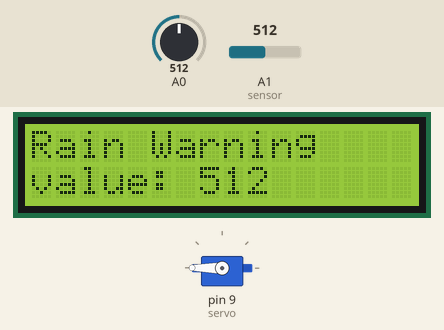
Simulated run of this sketch. Board: Arduino Uno, built with avr-gcc and run on an emulated ATmega328P. On the bench: servo, 16×2 character LCD. The test bench sets the inputs (shaded band); at power-on: A0 = 512, A1 (sensor) = 512.

Above: at 2.2 s.
2.3 s: A0 set to 664
8.3 s: A0 set to 693
At 12.2 s:
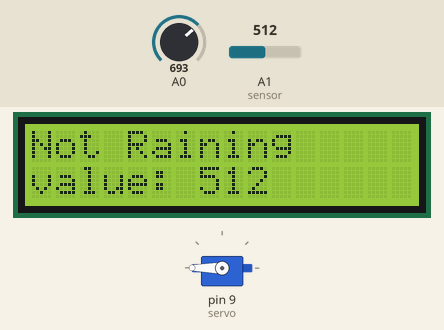
14.3 s: A0 set to 306
At 17.3 s:
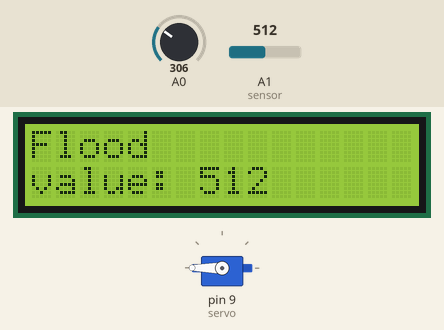
20.3 s: A1 (sensor) set to 315
At 22.5 s:
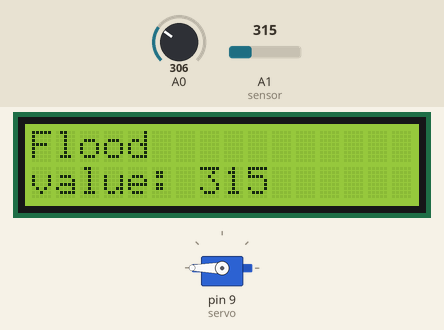
26.3 s: A1 (sensor) set to 289
At 31.5 s:
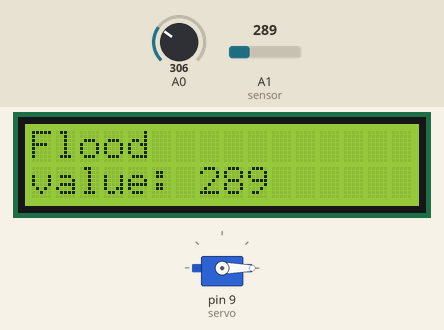
32.5 s: A0 set to 332
38.5 s: A0 set to 356
At 39.0 s:
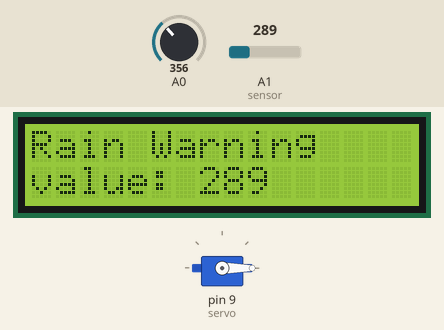
Timing chart, 0 to 41.5 s (numbered marks = the images above; inputs shaded):
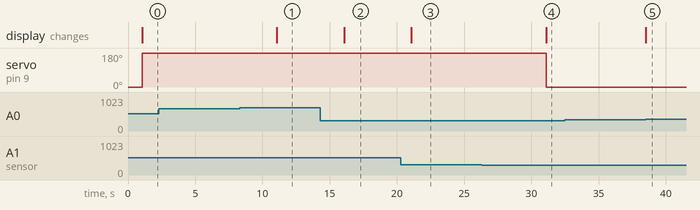

The sketch:

logic.ino
```cpp
#include <LiquidCrystal.h>
#include <Servo.h>

Servo servo;


LiquidCrystal lcd(4,6,10,11,12,13);

int sensor = A1;                           // 수위센서 A0핀 설정

int value = 0;                               // loop에서 사용할 변수 설정


// lowest and highest sensor readings:
const int sensorMin = 0;     // sensor minimum
const int sensorMax = 1024;  // sensor maximum


void setup() {

  servo.attach(9);
  servo.write(0);
  delay(1000);
  Serial.begin (9600);

  lcd.begin(16,2);
  // initialize serial communication @ 9600 baud:
  lcd.clear();

  servo.write(0);

}
void loop() {

  // read the sensor on analog A0:
 int sensorReading = analogRead(A0);
  // map the sensor range (four options):
  // ex: 'long int map(long int, long int, long int, long int, long int)'
 int range = map(sensorReading, sensorMin, sensorMax, 0, 3);
  // range value:


//강우량 센서
  lcd.setCursor(0,0);
  switch (range) {
 case 0:    // Sensor getting wet
    lcd.print("Flood       ");


    break;
 case 1:    // Sensor getting wet
    lcd.print("Rain Warning");

    break;
 case 2:    // Sensor dry - To shut this up delete the " Serial.println("Not Raining"); " below.
    lcd.print("Not Raining ");
    break;}

//수위센서&서보모터
  lcd.setCursor(0,1);
  value = analogRead(sensor);     // 수위센서값을 읽어 변수 value에 저장
  lcd.print("value: ");
  lcd.print(value);                   // 저장된 센서값을 시리얼 모니터에 출력

  if(value>300)
   {

    servo.write(180);
    delay(5000);

   }
  else
  {
     servo.write(0);

  }

  //servo.detach();  서보 종료 함수
}
```

Measured:
- the behaviour switches between 682 and 683 on A0 (found by bisection; images 0 and 1)
- the behaviour switches between 301 and 300 on A1 (sensor) (found by bisection; images 3 and 4)
- the behaviour switches between 341 and 342 on A0 (found by bisection; images 4 and 5)
- after the input at 2.3 s, every drawn part: stays the same
- after the input at 8.3 s, the display: changes after 2.8 s (image 1)
- after the input at 14.3 s, the display: changes after 1.8 s (image 2)
- after the input at 20.3 s, the display: changes after 0.78 s (image 3)
- after the input at 26.3 s, servo on pin 9 (servo): 180° → 0° after 4.8 s; the display: changes after 4.8 s (image 4)
- after the input at 32.5 s, every drawn part: stays the same
- after the input at 38.5 s, the display: changes at once (image 5)
